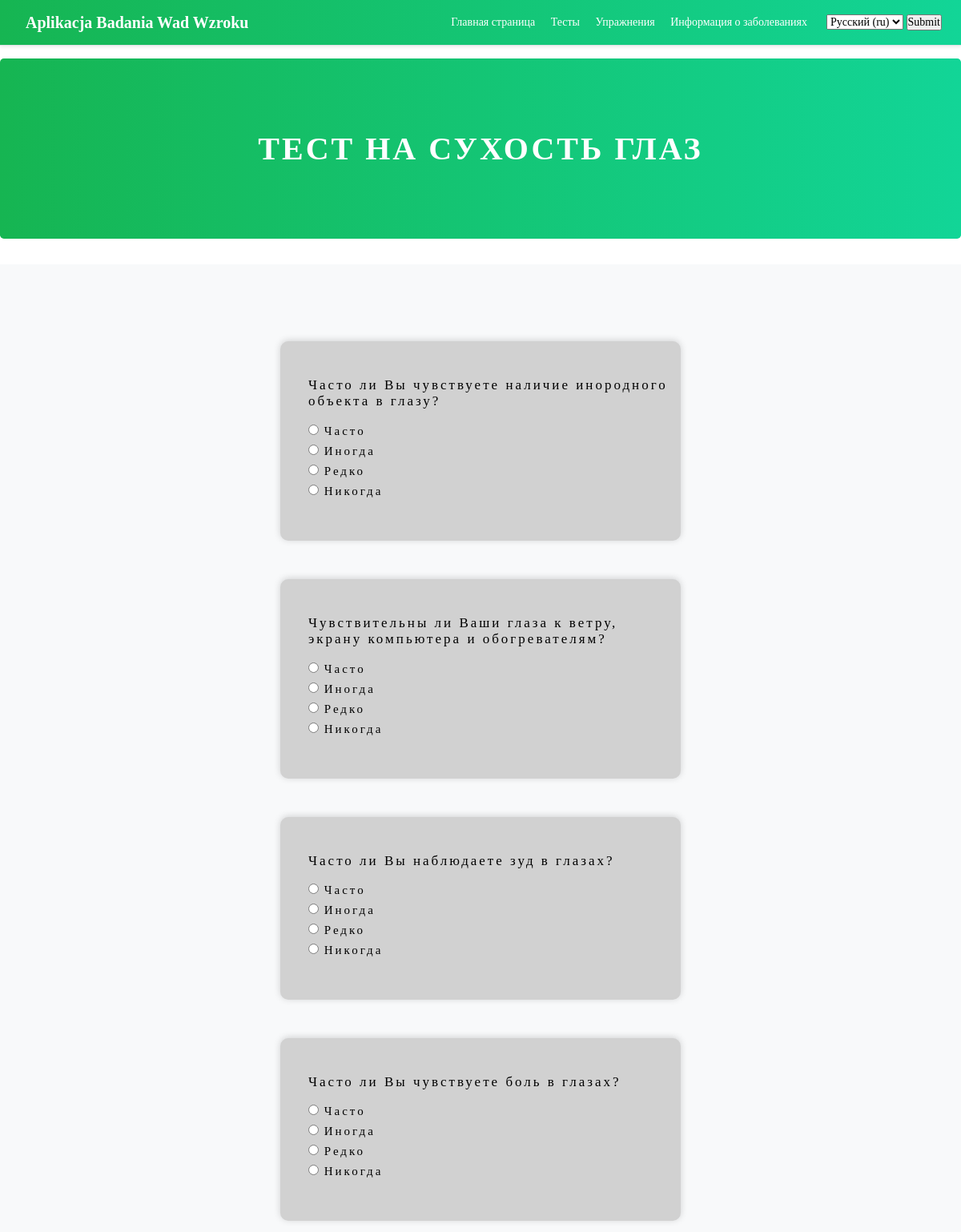
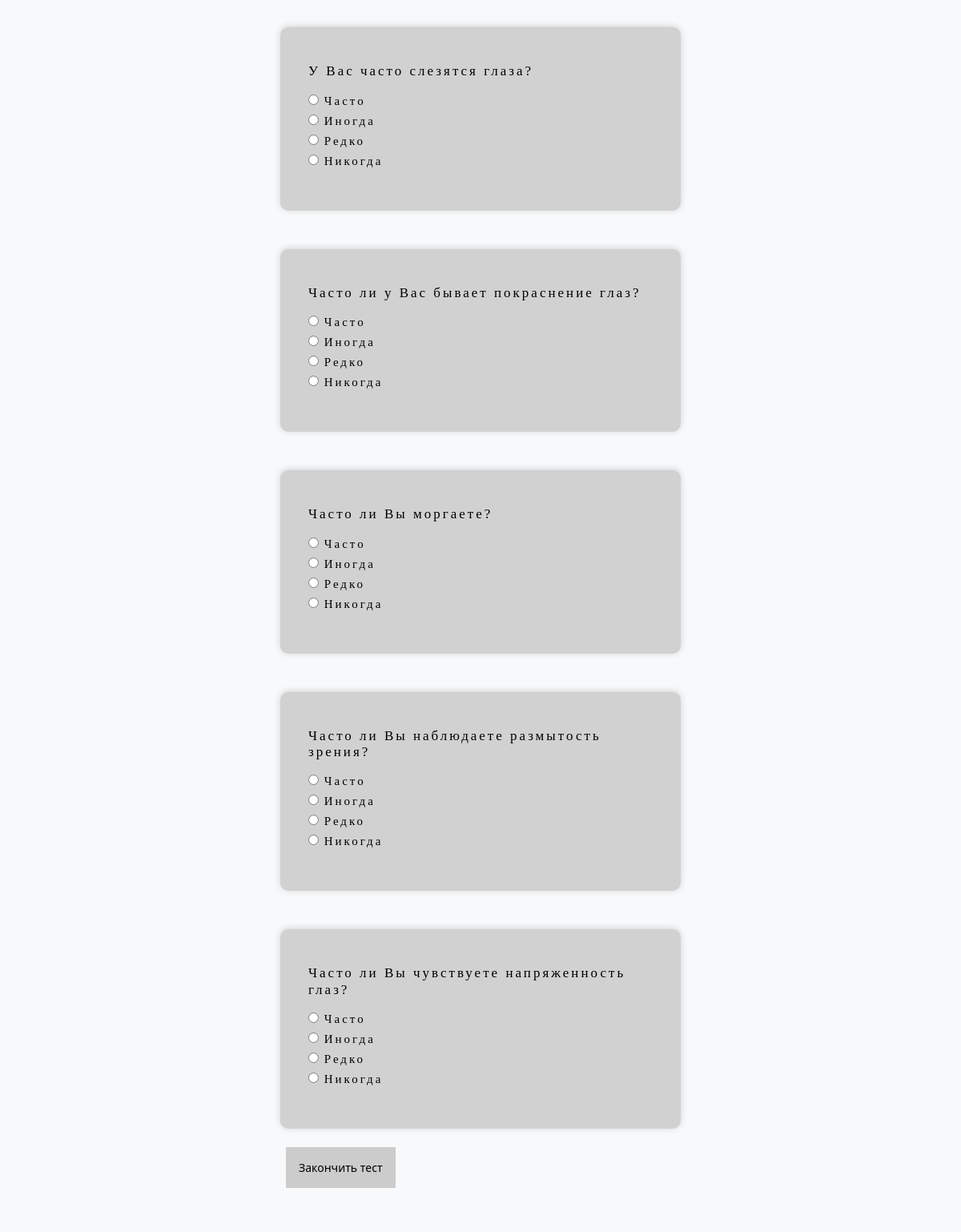
The app's page /ru/tests/dry_eye/ with its own data (2 pictures, top to bottom).
### AplikacjaBadaniaWadWzroku/models.py (models this page shows, shortened)
class Test(models.Model):
    question = models.TextField(default='', blank=True)
    image = models.ImageField(upload_to='test_image', default='', blank=True)
    option_one = models.CharField(max_length=100)
    option_two = models.CharField(max_length=100)
    option_three = models.CharField(max_length=100, blank=True, default='')
    option_four = models.CharField(max_length=100, blank=True, default='')
    answer = models.CharField(max_length=100, default='', blank=True)
    size = models.FloatField(default=0, blank=True)
    test = models.CharField(max_length=50)
    question_number = models.IntegerField(default=0)

### AplikacjaBadaniaWadWzroku/views.py (the view, shortened to what this page needs)
# urls.py: path('tests/dry_eye/', views.test_dry_eye),
def test_dry_eye(request):
    dry_eye_test = Test.objects.filter(test = "dry eye")
    test_results = 0
    if get_language() == 'ru':
        header_text = "Тест  на сухость глаз"
    elif get_language() == 'pl':
        header_text = "Test suchego oka"
    context = {'test_database' : dry_eye_test, 'header_text': header_text}
    return render(request, 'AplikacjaBadaniaWadWzroku/tests.html', context)

### AplikacjaBadaniaWadWzroku/templates/AplikacjaBadaniaWadWzroku/tests.html (shortened to what this page needs)
{% extends 'AplikacjaBadaniaWadWzroku/../AplikacjaBadaniaWadWzroku/base.html' %}
{% load static i18n %}
{% load index %}
{% block content %}
    <section class="jumbotron text-center" style="background: linear-gradient(90deg, rgba(2,0,36,1) 0%, rgba(22,181,82,1) 0%, rgba(18,213,151,1) 100%);">
        <div class="container">
          <h1 style="color: white; font-weight: 900 !important;">{{ header_text }}</h1>
        </div>
    </section>
    <div class="album py-5 bg-light">
        <div id="page-wrap">
                <form method="post" id="quiz">
                {% for test in test_database %}
                    <ul>
                        <div class="container-test mt-sm-5 my-1" style="box-shadow: 0px -1px 9px 0px rgba(0,0,0,0.17)">
                        <li>
                            <div class="col-md-4" style="width: 600px">
                            {% if test.test == 'astigmatism' or test.test == 'Ishihara' or test.test == 'macular_degeneration' %}
                             <img src="{{ test.image.url }}" class="img-responsive" {% if test.test == 'macular_degeneration' %} style="width: {{ image_size_px }}px; height: {{ image_size_px }}px; float: left; margin-right: 10px; margin-bottom: 20%" {% else %} style="width: 300%; float: left; margin-right: 10px; margin-bottom: 20%" {% endif %} />
                            {% elif test.test == 'snellen' %}
                                <p class="snellen" style="font-size: {{ letter_size_px_list|index:forloop.counter0 }}px; font-family: Eyechart, sans-serif; color: black">{{  test.question }}</p>
                                <br>
                            {% elif test.test == 'dry eye' %}
                                <h3 style="color: black; width: 450px">{{  test.question }}</h3>
                                <br>
                            {% endif %}
                                <div>
                                    <label for="question-{{ test.question_number }}-answers-A" style="color: black; width: 500px" ><input type="radio" name="question-{{ test.question_number }}-answers"  id="question-{{ test.question_number }}-answers-A"  value="{{  test.option_one }}" /> {{  test.option_one }} </label>
                                </div>
                                <div>
                                    <label for="question-{{ test.question_number }}-answers-B" style="color: black; width: 500px"><input type="radio" name="question-{{ test.question_number }}-answers"  id="question-{{ test.question_number }}-answers-B" value="{{  test.option_two }}" /> {{  test.option_two }}</label>
                                </div>
                            {% if test.test != 'astigmatism' %}
                                <div>
                                    <label for="question-{{ test.question_number }}-answers-C" style="color: black; width: 500px"><input type="radio" name="question-{{ test.question_number }}-answers" id="question-{{ test.question_number }}-answers-C" value="{{  test.option_three }}" /> {{  test.option_three }}</label>
                                </div>
                                <div>
                                    <label for="question-{{ test.question_number }}-answers-D" style="color: black; width: 500px"><input type="radio" name="question-{{ test.question_number }}-answers" id="question-{{ test.question_number }}-answers-D" value="{{  test.option_four }}" /> {{  test.option_four }}</label>
                                </div>
                            {% endif %}
                            </div>
                        </li>
                        </div>
                    </ul>
                {% endfor %}
                    <input type="submit" class="submit-test" value="{% trans 'Закончить тест' %}" />
                </form>
        </div>
    </div>
{% endblock %}

### AplikacjaBadaniaWadWzroku/static/css/style.css (style rules this page uses)
* { margin: 0; padding: 0; }
body { font: 14px Comfortaa, serif; }
h1 { margin: 25px 0; font: 40px Comfortaa, Serif; text-transform: uppercase; letter-spacing: 3px; }
.container-test { background-color: #d1d1d1; color: #d1d1d1; border-radius: 10px; padding: 20px; font-family: Comfortaa, Serif; max-width: 700px }
ul li { margin: 25px 0; font: 15px Comfortaa, Serif; letter-spacing: 3px; }
#page-wrap { width: 500px; margin: 0 auto; }
input.submit-test { display:inline-block; padding:1em 1em; margin:0.5em; border:0.15em solid #CCCCCC; box-sizing: border-box; text-decoration:none; font-family:'Segoe UI',Comfortaa,sans-serif; font-weight:400; color:#000000; background-color:#CCCCCC; text-align:center; position:relative; }
h3 { font-size: 17px; margin: 0 0 1px 0; color: #666666; }

### records on screen
Test: question "Часто ли Вы чувствуете наличие инородного объекта в глазу?", option_one "Часто", option_two "Иногда", option_three "Редко", option_four "Никогда"
Test: question "Чувствительны ли Ваши глаза к ветру, экрану компьютера и обогревателям?", option_one "Часто", option_two "Иногда", option_three "Редко", option_four "Никогда"
Test: question "Часто ли Вы наблюдаете зуд в глазах?", option_one "Часто", option_two "Иногда", option_three "Редко", option_four "Никогда"
Test: question "Часто ли Вы чувствуете боль в глазах?", option_one "Часто", option_two "Иногда", option_three "Редко", option_four "Никогда"
Test: question "У Вас часто слезятся глаза?", {{ test.question_number }} 5 (drawn), option_one "Часто", option_two "Иногда", option_three "Редко", option_four "Никогда"
Test: question "Часто ли у Вас бывает покраснение глаз?", option_one "Часто", option_two "Иногда", option_three "Редко", option_four "Никогда"
Test: question "Часто ли Вы моргаете?", option_one "Часто", option_two "Иногда", option_three "Редко", option_four "Никогда"
Test: question "Часто ли Вы наблюдаете размытость зрения?", option_one "Часто", option_two "Иногда", option_three "Редко", option_four "Никогда"
Test: question "Часто ли Вы чувствуете напряженность глаз?", option_one "Часто", option_two "Иногда", option_three "Редко", option_four "Никогда"

### other values on screen
{{ header_text }} "ТЕСТ НА СУХОСТЬ ГЛАЗ"
form field language "Русский (ru)"
